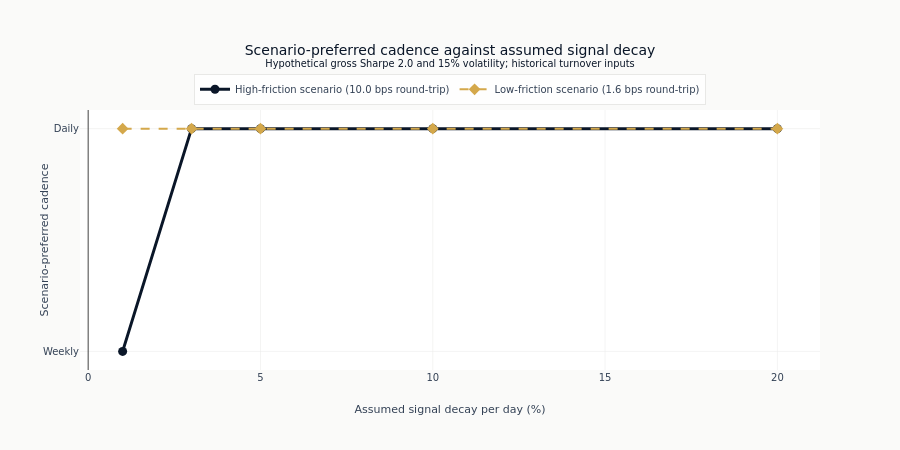

The notebook cell this image was saved under:
### Code cell
fig = go.Figure()
for index, costs in enumerate([HIGH_FRICTION_COSTS, LOW_FRICTION_COSTS]):
    subset = sensitivity_df.filter(pl.col("cost_type") == costs.name).sort("decay_rate")
    fig.add_trace(
        go.Scatter(
            x=(subset["decay_rate"] * 100).to_list(),
            y=subset["preferred_freq"].to_list(),
            mode="lines+markers",
            name=f"{costs.name} ({costs.round_trip:.1f} bps round-trip)",
            line=dict(
                color=COLORS["blue"] if index == 0 else COLORS["amber"],
                width=3 if index == 0 else 2,
                dash="solid" if index == 0 else "dash",
            ),
            marker=dict(symbol="circle" if index == 0 else "diamond", size=9),
        )
    )
fig.update_layout(
    title=(
        "Scenario-preferred cadence against assumed signal decay"
        f"<br><sup>Hypothetical gross Sharpe {SCENARIO_GROSS_SHARPE:.1f} and "
        f"{SCENARIO_ANNUAL_VOL:.0%} volatility; historical turnover inputs</sup>"
    ),
    xaxis_title="Assumed signal decay per day (%)",
    yaxis_title="Scenario-preferred cadence",
    height=450,
    legend=dict(orientation="h", yanchor="bottom", y=1.02, xanchor="center", x=0.5),
    margin=dict(t=110),
)
fig.update_yaxes(categoryorder="array", categoryarray=freq_order)
show_plotly_with_alt(
    fig,
    "A step plot of the preferred cadence against assumed daily signal decay, one line per "
    "friction scenario, on a categorical cadence axis. The low-friction line sits on the daily "
    "category across the whole decay range. The high-friction line starts one category below it "
    "at the slowest decay and joins it at the second decay point, staying there afterwards.",
)

### Figure 1 — Plotly figure (JSON) as saved in the notebook; plotly's stock layout.template omitted (floating-point values rounded to 4 significant figures)
{"data": [{"line": {"color": "#0a1628", "dash": "solid", "width": 3}, "marker": {"size": 9, "symbol": "circle"}, "mode": "lines+markers", "name": "High-friction scenario (10.0 bps round-trip)", "type": "scatter", "x": [1.0, 3.0, 5.0, 10.0, 20.0], "y": ["Weekly", "Daily", "Daily", "Daily", "Daily"]}, {"line": {"color": "#D4A84B", "dash": "dash", "width": 2}, "marker": {"size": 9, "symbol": "diamond"}, "mode": "lines+markers", "name": "Low-friction scenario (1.6 bps round-trip)", "type": "scatter", "x": [1.0, 3.0, 5.0, 10.0, 20.0], "y": ["Daily", "Daily", "Daily", "Daily", "Daily"]}], "layout": {"height": 450, "legend": {"orientation": "h", "x": 0.5, "xanchor": "center", "y": 1.02, "yanchor": "bottom"}, "margin": {"t": 110}, "title": {"text": "Scenario-preferred cadence against assumed signal decay<br><sup>Hypothetical gross Sharpe 2.0 and 15% volatility; historical turnover inputs</sup>"}, "xaxis": {"title": {"text": "Assumed signal decay per day (%)"}}, "yaxis": {"categoryarray": ["Monthly", "Biweekly", "Weekly", "Daily"], "categoryorder": "array", "title": {"text": "Scenario-preferred cadence"}}}}
